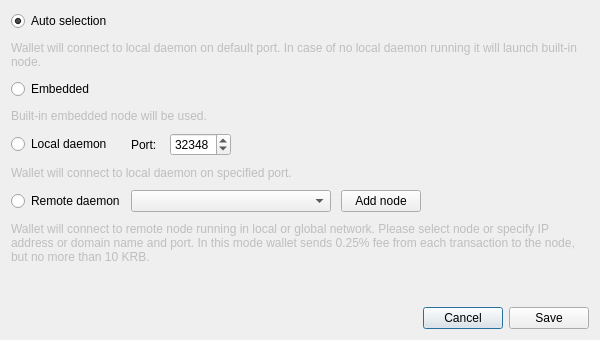
<?xml version="1.0" encoding="UTF-8"?>
<ui version="4.0">
 <class>ConnectionSettingsDialog</class>
 <widget class="QDialog" name="ConnectionSettingsDialog">
  <property name="windowModality">
   <enum>Qt::ApplicationModal</enum>
  </property>
  <property name="geometry">
   <rect>
    <x>0</x>
    <y>0</y>
    <width>600</width>
    <height>340</height>
   </rect>
  </property>
  <property name="windowTitle">
   <string>Connection settings</string>
  </property>
  <layout class="QGridLayout" name="gridLayout_2">
   <item row="2" column="0">
    <layout class="QHBoxLayout" name="horizontalLayout">
     <item>
      <spacer name="horizontalSpacer">
       <property name="orientation">
        <enum>Qt::Horizontal</enum>
       </property>
       <property name="sizeHint" stdset="0">
        <size>
         <width>40</width>
         <height>20</height>
        </size>
       </property>
      </spacer>
     </item>
     <item>
      <widget class="QPushButton" name="connectionCancelButton">
       <property name="text">
        <string>Cancel</string>
       </property>
      </widget>
     </item>
     <item>
      <widget class="QPushButton" name="connectionSaveButton">
       <property name="text">
        <string>Save</string>
       </property>
      </widget>
     </item>
    </layout>
   </item>
   <item row="0" column="0">
    <layout class="QGridLayout" name="gridLayout">
     <property name="sizeConstraint">
      <enum>QLayout::SetMaximumSize</enum>
     </property>
     <property name="verticalSpacing">
      <number>10</number>
     </property>
     <item row="0" column="0">
      <widget class="QRadioButton" name="radioButton_1">
       <property name="enabled">
        <bool>true</bool>
       </property>
       <property name="font">
        <font>
         <pointsize>9</pointsize>
        </font>
       </property>
       <property name="text">
        <string>Auto selection</string>
       </property>
       <property name="checked">
        <bool>true</bool>
       </property>
      </widget>
     </item>
     <item row="1" column="0" colspan="2">
      <widget class="QLabel" name="label">
       <property name="enabled">
        <bool>false</bool>
       </property>
       <property name="text">
        <string>Wallet will connect to local daemon on default port. In case of no local daemon running it will launch built-in node.</string>
       </property>
       <property name="wordWrap">
        <bool>true</bool>
       </property>
      </widget>
     </item>
     <item row="2" column="0">
      <widget class="QRadioButton" name="radioButton_2">
       <property name="font">
        <font>
         <pointsize>9</pointsize>
        </font>
       </property>
       <property name="text">
        <string>Embedded</string>
       </property>
      </widget>
     </item>
     <item row="3" column="0" colspan="2">
      <widget class="QLabel" name="label_2">
       <property name="enabled">
        <bool>false</bool>
       </property>
       <property name="text">
        <string>Built-in embedded node will be used.</string>
       </property>
       <property name="wordWrap">
        <bool>true</bool>
       </property>
      </widget>
     </item>
     <item row="4" column="0">
      <widget class="QRadioButton" name="radioButton_3">
       <property name="font">
        <font>
         <pointsize>9</pointsize>
        </font>
       </property>
       <property name="text">
        <string>Local daemon</string>
       </property>
      </widget>
     </item>
     <item row="4" column="1">
      <layout class="QHBoxLayout" name="horizontalLayout_2">
       <property name="spacing">
        <number>10</number>
       </property>
       <item>
        <widget class="QLabel" name="label_3">
         <property name="text">
          <string>Port: </string>
         </property>
        </widget>
       </item>
       <item>
        <widget class="QSpinBox" name="m_localDaemonPort">
         <property name="minimum">
          <number>0</number>
         </property>
         <property name="maximum">
          <number>65535</number>
         </property>
         <property name="value">
          <number>32348</number>
         </property>
         <property name="displayIntegerBase">
          <number>10</number>
         </property>
        </widget>
       </item>
       <item>
        <spacer name="horizontalSpacer_2">
         <property name="orientation">
          <enum>Qt::Horizontal</enum>
         </property>
         <property name="sizeHint" stdset="0">
          <size>
           <width>40</width>
           <height>20</height>
          </size>
         </property>
        </spacer>
       </item>
      </layout>
     </item>
     <item row="5" column="0" colspan="2">
      <widget class="QLabel" name="label_4">
       <property name="enabled">
        <bool>false</bool>
       </property>
       <property name="text">
        <string>Wallet will connect to local daemon on specified port.</string>
       </property>
       <property name="wordWrap">
        <bool>true</bool>
       </property>
      </widget>
     </item>
     <item row="6" column="0">
      <widget class="QRadioButton" name="radioButton_4">
       <property name="font">
        <font>
         <pointsize>9</pointsize>
        </font>
       </property>
       <property name="text">
        <string>Remote daemon</string>
       </property>
      </widget>
     </item>
     <item row="6" column="1">
      <layout class="QHBoxLayout" name="horizontalLayout_3">
       <property name="spacing">
        <number>10</number>
       </property>
       <item>
        <widget class="QComboBox" name="remoteNodesComboBox">
         <property name="minimumSize">
          <size>
           <width>200</width>
           <height>0</height>
          </size>
         </property>
         <property name="editable">
          <bool>false</bool>
         </property>
         <property name="insertPolicy">
          <enum>QComboBox::InsertAtTop</enum>
         </property>
        </widget>
       </item>
       <item>
        <widget class="QPushButton" name="addNodeButton">
         <property name="text">
          <string>Add node</string>
         </property>
         <property name="icon">
          <iconset resource="../../resources.qrc">
           <normaloff>:/icons/add</normaloff>:/icons/add</iconset>
         </property>
        </widget>
       </item>
       <item>
        <spacer name="horizontalSpacer_3">
         <property name="orientation">
          <enum>Qt::Horizontal</enum>
         </property>
         <property name="sizeHint" stdset="0">
          <size>
           <width>40</width>
           <height>20</height>
          </size>
         </property>
        </spacer>
       </item>
      </layout>
     </item>
     <item row="7" column="0" colspan="2">
      <widget class="QLabel" name="label_5">
       <property name="enabled">
        <bool>false</bool>
       </property>
       <property name="sizePolicy">
        <sizepolicy hsizetype="Preferred" vsizetype="MinimumExpanding">
         <horstretch>0</horstretch>
         <verstretch>0</verstretch>
        </sizepolicy>
       </property>
       <property name="minimumSize">
        <size>
         <width>0</width>
         <height>40</height>
        </size>
       </property>
       <property name="text">
        <string>Wallet will connect to remote node running in local or global network. Please select node or specify IP address or domain name and port. In this mode wallet sends 0.25% fee from each transaction to the node, but no more than 10 KRB.</string>
       </property>
       <property name="wordWrap">
        <bool>true</bool>
       </property>
      </widget>
     </item>
    </layout>
   </item>
   <item row="1" column="0">
    <spacer name="verticalSpacer">
     <property name="orientation">
      <enum>Qt::Vertical</enum>
     </property>
     <property name="sizeHint" stdset="0">
      <size>
       <width>20</width>
       <height>40</height>
      </size>
     </property>
    </spacer>
   </item>
  </layout>
 </widget>
 <resources>
  <include location="../../resources.qrc"/>
 </resources>
 <connections>
  <connection>
   <sender>connectionCancelButton</sender>
   <signal>clicked()</signal>
   <receiver>ConnectionSettingsDialog</receiver>
   <slot>reject()</slot>
   <hints>
    <hint type="sourcelabel">
     <x>549</x>
     <y>259</y>
    </hint>
    <hint type="destinationlabel">
     <x>338</x>
     <y>140</y>
    </hint>
   </hints>
  </connection>
  <connection>
   <sender>connectionSaveButton</sender>
   <signal>clicked()</signal>
   <receiver>ConnectionSettingsDialog</receiver>
   <slot>accept()</slot>
   <hints>
    <hint type="sourcelabel">
     <x>630</x>
     <y>259</y>
    </hint>
    <hint type="destinationlabel">
     <x>338</x>
     <y>140</y>
    </hint>
   </hints>
  </connection>
  <connection>
   <sender>addNodeButton</sender>
   <signal>clicked()</signal>
   <receiver>ConnectionSettingsDialog</receiver>
   <slot>addNodeClicked()</slot>
   <hints>
    <hint type="sourcelabel">
     <x>361</x>
     <y>153</y>
    </hint>
    <hint type="destinationlabel">
     <x>290</x>
     <y>135</y>
    </hint>
   </hints>
  </connection>
 </connections>
</ui>
